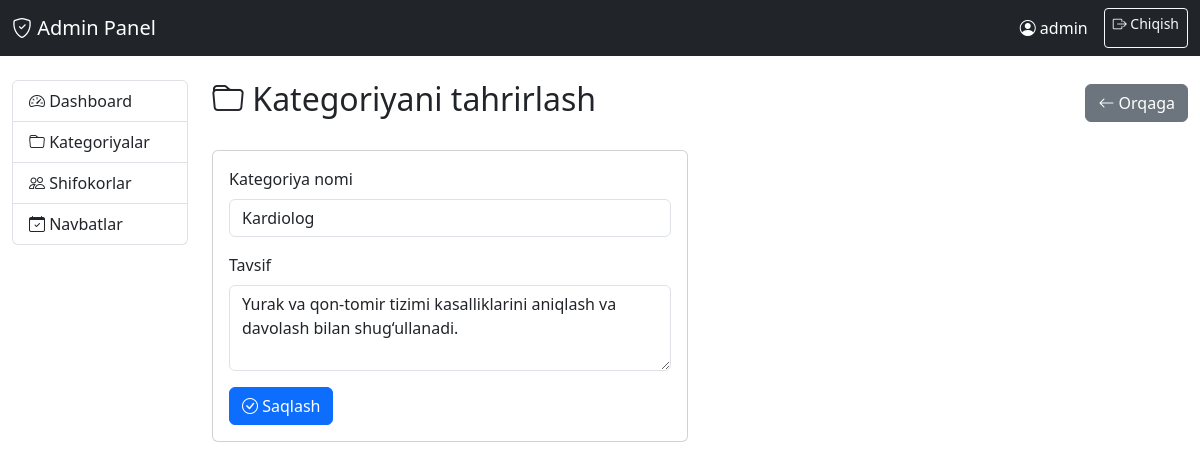
Screenshot of /admin-panel/categories/1/edit/ (signed in) with the database file from the repository.
### booking/models.py (models this page shows, shortened)
class Category(models.Model):
    name = models.CharField(max_length=200, verbose_name="Kategoriya nomi")
    description = models.TextField(blank=True, verbose_name="Tavsif")
    created_at = models.DateTimeField(auto_now_add=True)
    updated_at = models.DateTimeField(auto_now=True)
    class Meta:
        verbose_name = "Kategoriya"
        verbose_name_plural = "Kategoriyalar"
        ordering = ["name"]

### admin_panel/views.py (the view)
# urls.py: path('categories/<int:category_id>/edit/', views.admin_category_edit, name='category_edit'),
@admin_required
def admin_category_edit(request, category_id):
    category = get_object_or_404(Category, id=category_id)
    if request.method == 'POST':
        form = CategoryForm(request.POST, instance=category)
        if form.is_valid():
            form.save()
            return redirect('admin_panel:categories')
    else:
        form = CategoryForm(instance=category)
    return render(request, 'admin_panel/category_form.html', {
        'form': form,
        'category': category,
        'title': 'Kategoriyani tahrirlash'
    })

### booking/forms.py
class CategoryForm(forms.ModelForm):
    class Meta:
        model = Category
        fields = ['name', 'description']
        widgets = {
            'name': forms.TextInput(attrs={'class': 'form-control'}),
            'description': forms.Textarea(attrs={'class': 'form-control', 'rows': 3}),
        }

### admin_panel/templates/admin_panel/category_form.html (shortened to what this page needs)
{% extends 'admin_panel/base.html' %}
{% block content %}
<div class="d-flex justify-content-between align-items-center mb-4">
    <h2><i class="bi bi-folder"></i> {{ title }}</h2>
    <a href="{% url 'admin_panel:categories' %}" class="btn btn-secondary">
        <i class="bi bi-arrow-left"></i> Orqaga
    </a>
</div>
<div class="row">
    <div class="col-md-6">
        <div class="card">
            <div class="card-body">
                <form method="post">
                    <div class="mb-3">
                        <label for="{{ form.name.id_for_label }}" class="form-label">Kategoriya nomi</label>
                        {{ form.name }}
                    </div>
                    <div class="mb-3">
                        <label for="{{ form.description.id_for_label }}" class="form-label">Tavsif</label>
                        {{ form.description }}
                    </div>
                    <button type="submit" class="btn btn-primary">
                        <i class="bi bi-check-circle"></i> Saqlash
                    </button>
                </form>
            </div>
        </div>
    </div>
</div>
{% endblock %}

### admin_panel/templates/admin_panel/base.html (shortened to what this page needs)
<!DOCTYPE html>
<html lang="uz">
<head>
    <link href="https://cdn.jsdelivr.net/npm/bootstrap@5.3.0/dist/css/bootstrap.min.css" rel="stylesheet">
    <link rel="stylesheet" href="https://cdn.jsdelivr.net/npm/bootstrap-icons@1.11.0/font/bootstrap-icons.css">
</head>
<body>
    <nav class="navbar navbar-expand-lg navbar-dark bg-dark">
        <div class="container-fluid">
            <a class="navbar-brand" href="{% url 'admin_panel:dashboard' %}">
                <i class="bi bi-shield-check"></i> Admin Panel
            </a>
            <div class="navbar-nav ms-auto">
                <span class="navbar-text text-white me-3">
                    <i class="bi bi-person-circle"></i> {{ user.username }}
                </span>
                <a class="btn btn-outline-light btn-sm" href="{% url 'admin_panel:logout' %}">
                    <i class="bi bi-box-arrow-right"></i> Chiqish
                </a>
            </div>
        </div>
    </nav>
    <div class="container-fluid mt-4">
        <div class="row">
            <div class="col-md-2">
                <div class="list-group">
                    <a href="{% url 'admin_panel:dashboard' %}" class="list-group-item list-group-item-action">
                        <i class="bi bi-speedometer2"></i> Dashboard
                    </a>
                    <a href="{% url 'admin_panel:categories' %}" class="list-group-item list-group-item-action">
                        <i class="bi bi-folder"></i> Kategoriyalar
                    </a>
                    <a href="{% url 'admin_panel:doctors' %}" class="list-group-item list-group-item-action">
                        <i class="bi bi-people"></i> Shifokorlar
                    </a>
                    <a href="{% url 'admin_panel:appointments' %}" class="list-group-item list-group-item-action">
                        <i class="bi bi-calendar-check"></i> Navbatlar
                    </a>
                </div>
            </div>
            <div class="col-md-10">
                {% block content %}{% endblock %}
            </div>
        </div>
    </div>
</body>
</html>

### rows the page displays
Category: name "Kardiolog", description "Yurak va qon-tomir tizimi kasalliklarini aniqlash va davolash bilan shug‘ullanadi."

### other values shown
{{ user.username }} "admin"
{{ title }} "Kategoriyani tahrirlash"
